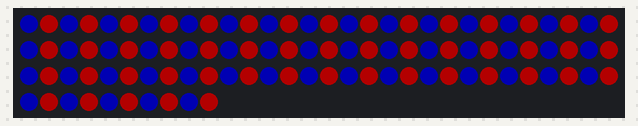
A sketch run on a simulated Arduino Uno, built with avr-gcc and run on an emulated ATmega328P. Parts: 100 RGB LEDs in strip order, left to right, continuing on the next row. Dim RGB values are drawn brighter than linear.

Above: at 0.1 s.

The sketch:

rb.ino
```cpp
#include <Adafruit_NeoPixel.h>

#define PIN 6
Adafruit_NeoPixel strip = Adafruit_NeoPixel(100, PIN, NEO_GRB + NEO_KHZ800);
void setup() {
  strip.begin();
  strip.setBrightness(60);
  strip.show();
}
void loop(){
  for(int i=0; i<100; i++)
  {
    if(i%2==0){
    strip.setPixelColor(i, 0,0,255);
    }
    else{
      strip.setPixelColor(i, 255,0,0);
    }
  }
  strip.show();
}
```
